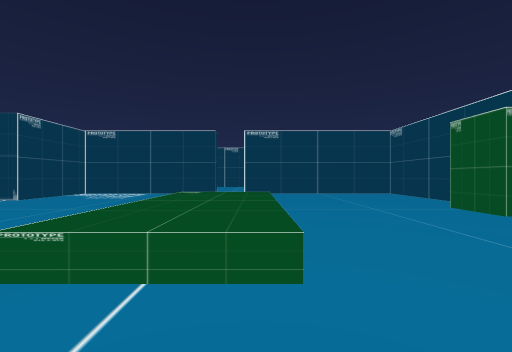
View 1 (above)

16 first-person views from a walk through a scene from a Unity 3-D project. The camera is 1.4 m above the floor, looks level and sees 90° across. The floor is counted in squares, 2 m on a side. Each view is taken from the middle of a square. On the plan, view 1 faces up. The plan holds only what a view shows up to about 9 squares ahead; the rest is blank. The player is left out. Some animated figures are left out. Door leaves are left out, so doorways stand open.

View 2
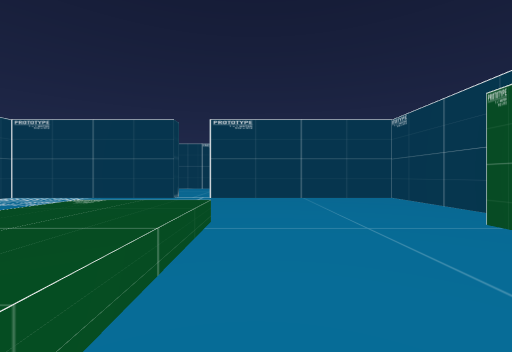

View 3
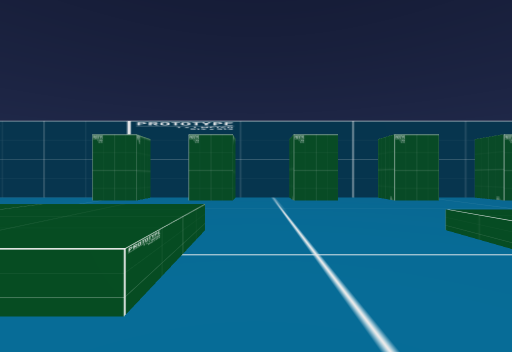

View 4
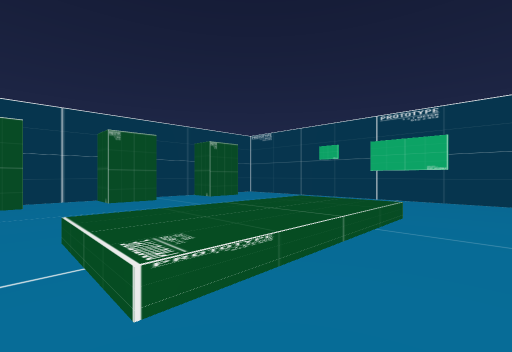

View 5
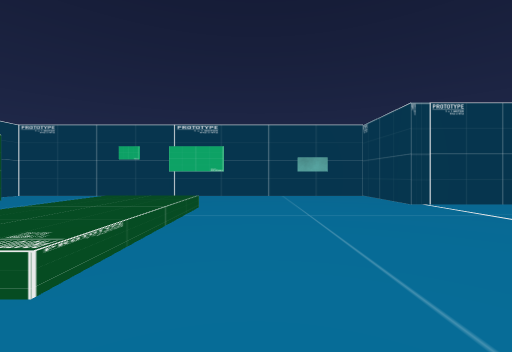

View 6
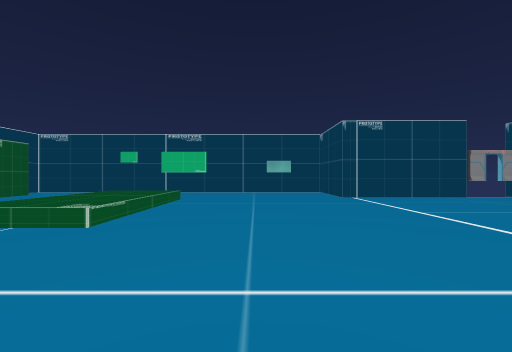

View 7
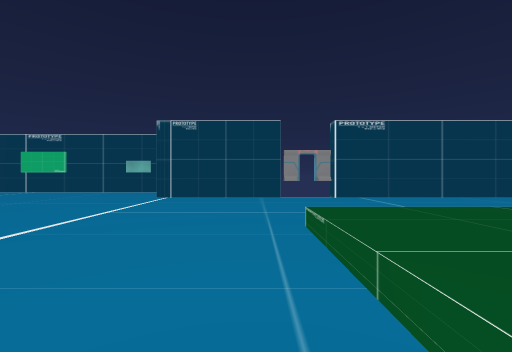

View 8
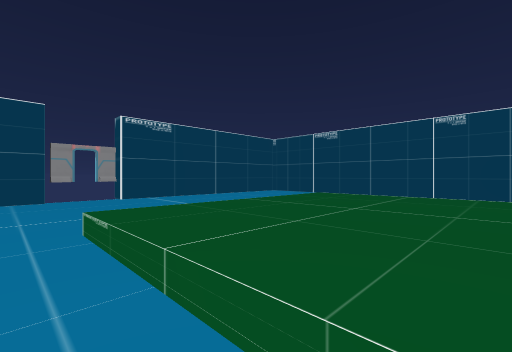

View 9
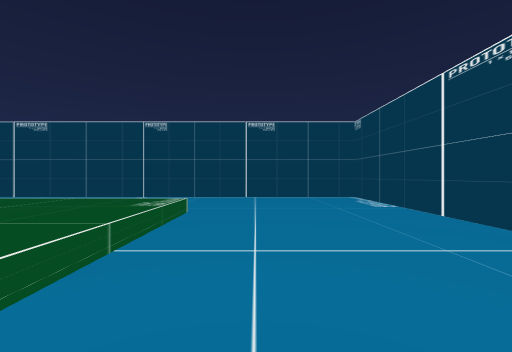

View 10
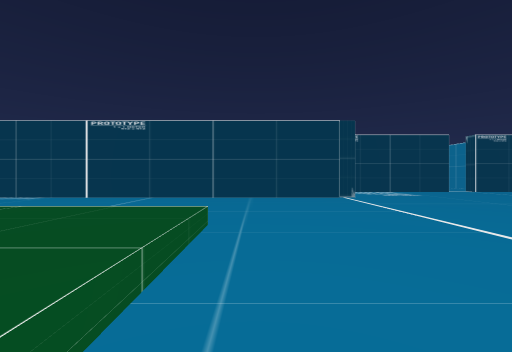

View 11
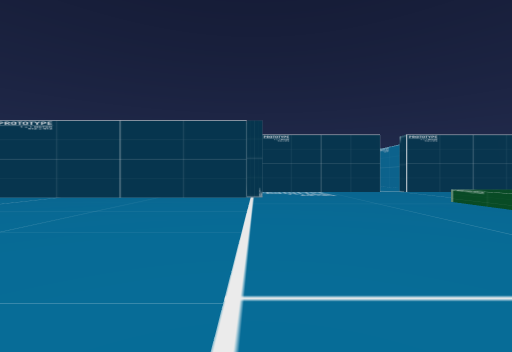

View 12
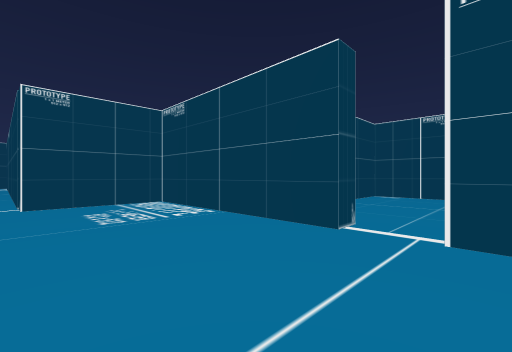

View 13
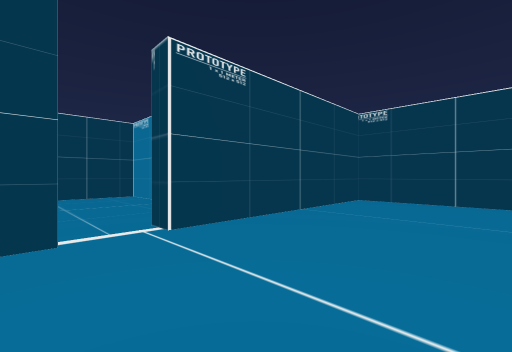

View 14
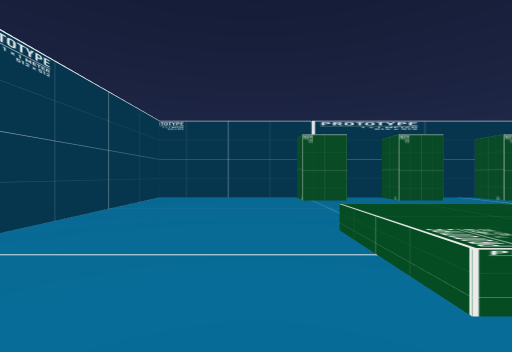

View 15
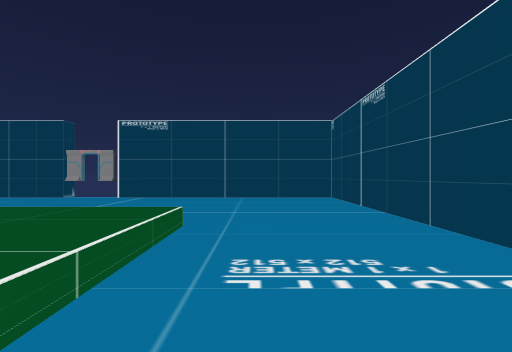

View 16
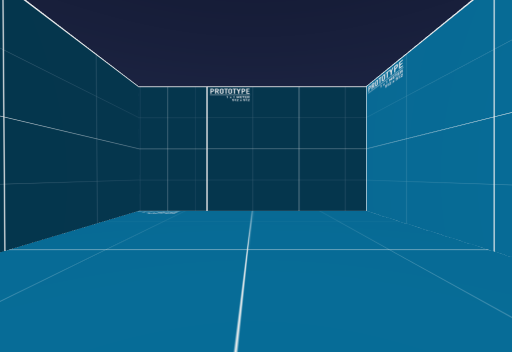

### Floor plan
Key: @ floor where view 1 was taken; # wall or solid block; . main floor; : floor 0.5 m higher than the main floor; / step, stairs or slope; D open door; ^ raised ledge; O other object.
Columns run from 20 left of view 1 to 6 right of it. Each row starts with its distance up from view 1.
 17                 #######
 16                 #.....#
 15                 #.....#
 14                 #.....#
 13                 #.....#
 12                 # ... #
 11              ######.#######
 10              #.....D......#
  9              #............#
  8 ##############............#
  7 #.........................#
  6 #..................^^.....#
  5 #..................^^....O#
  4 #..................^^.....#
  3 #..................^^....O
  2 #.../:::::.........^^....O
  1 #.../:::::................#
  0 #.../:::::..........@....O
 -1 #.../:::::...............O
 -2 #..................::.....#
 -3 #....    ..........:: ...O
 -4 #..................:: ...O
 -5 #..................:: ....#
 -6 #.......D#........... ...O
 -7 ######## #####......  ...O
 -8              #......  ....#
 -9              ##############

Positions as (right, up) in squares from view 1, and headings:
1: (0, 0), facing up
2: (1, 2), facing up
3: (-3, 1), facing right
4: (-3, -1), facing down-right
5: (-3, 0), facing down
6: (-4, 2), facing down
7: (-10, 2), facing down
8: (-10, 2), facing down-left
9: (-11, 4), facing left
10: (-10, -1), facing up
11: (-7, -1), facing up
12: (0, 7), facing up-left
13: (-2, 7), facing up-right
14: (-3, 7), facing right
15: (-17, 2), facing down
16: (-1, 11), facing up
